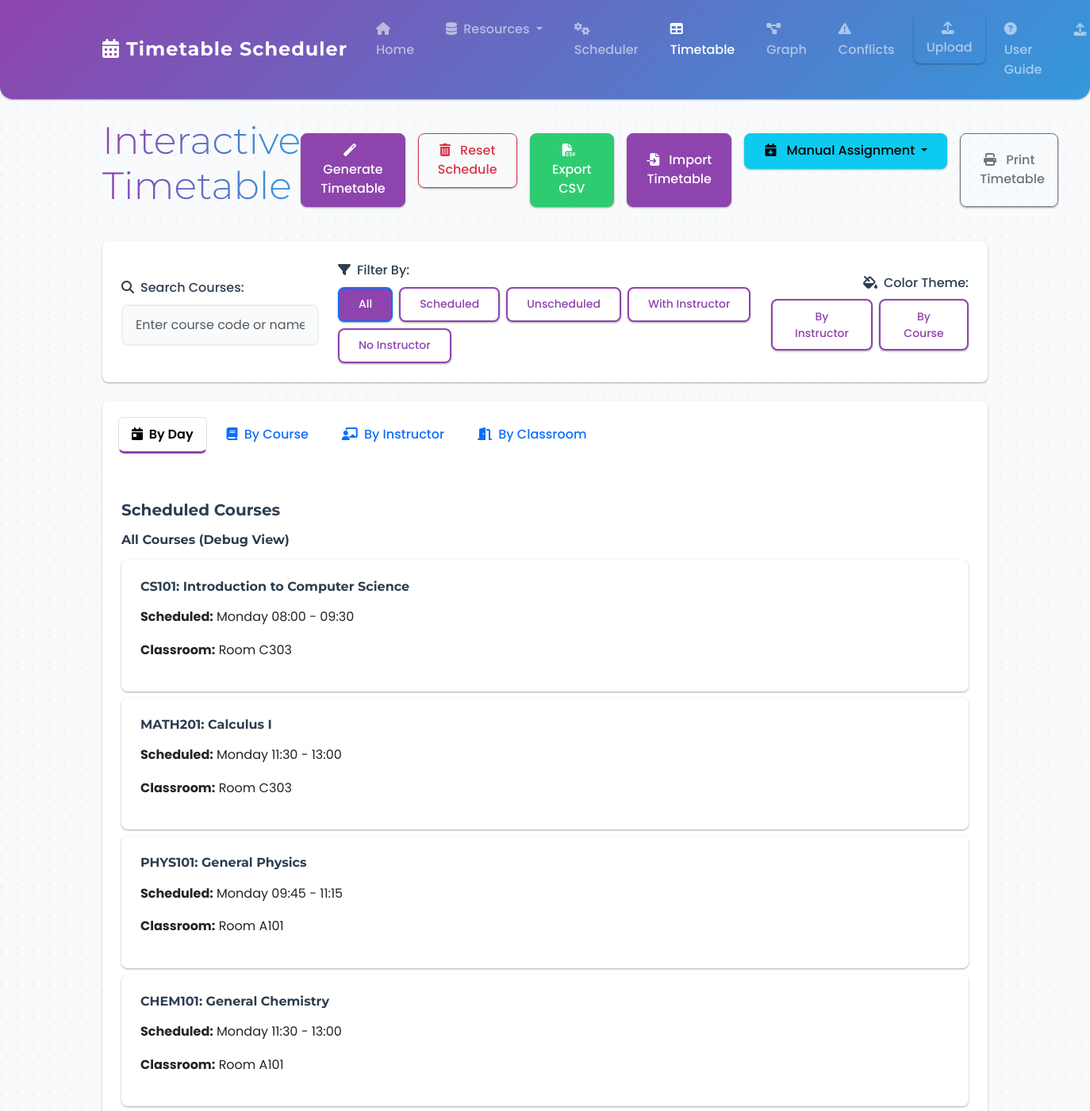
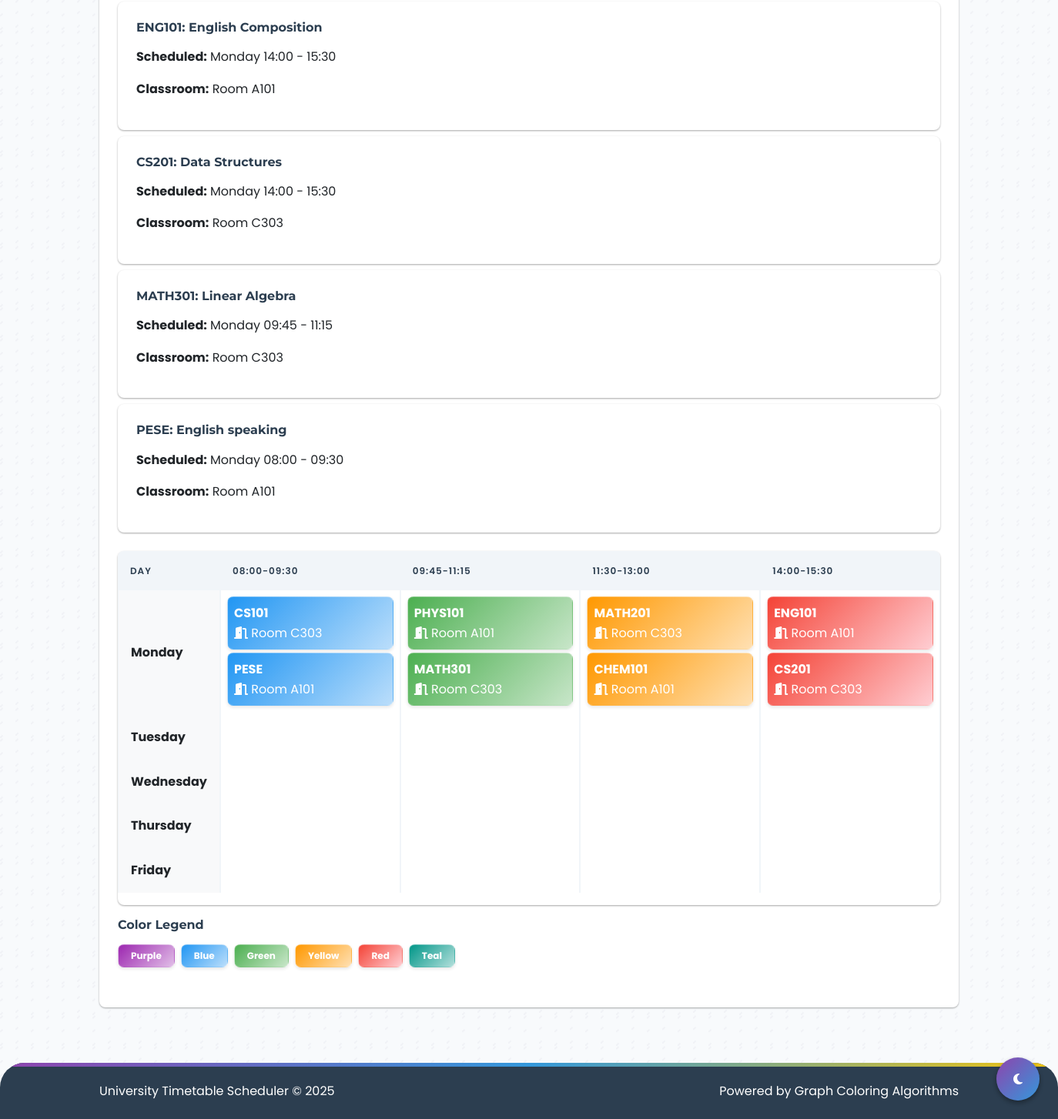
Page /timetable on the committed database (2 pictures, top to bottom).
### backend/models.py (models this page shows, shortened)
class Course(db.Model):
    __tablename__ = 'course'
    id = db.Column(db.Integer, primary_key=True)
    code = db.Column(db.String(20), unique=True, nullable=False)
    name = db.Column(db.String(100), nullable=False)
    instructor_id = db.Column(db.Integer, db.ForeignKey('instructor.id'))
    time_slot_id = db.Column(db.Integer, db.ForeignKey('time_slot.id'))
    classroom_id = db.Column(db.Integer, db.ForeignKey('classroom.id'))
    instructor = db.relationship('Instructor', back_populates='courses')
    time_slot = db.relationship('TimeSlot', back_populates='courses')
    classroom = db.relationship('Classroom', back_populates='courses')
    students = db.relationship('Student', secondary='enrollments', back_populates='courses')
    materials = db.relationship('CourseMaterial', back_populates='course', cascade='all, delete-orphan')

class TimeSlot(db.Model):
    __tablename__ = 'time_slot'
    id = db.Column(db.Integer, primary_key=True)
    day = db.Column(db.String(10), nullable=False)
    start_time = db.Column(db.Time, nullable=False)
    end_time = db.Column(db.Time, nullable=False)
    courses = db.relationship('Course', back_populates='time_slot')
    def __str__(self):
        return f"{self.day} {self.start_time.strftime('%H:%M')} - {self.end_time.strftime('%H:%M')}"

class Classroom(db.Model):
    __tablename__ = 'classroom'
    id = db.Column(db.Integer, primary_key=True)
    name = db.Column(db.String(50), nullable=False)
    capacity = db.Column(db.Integer, nullable=False)
    courses = db.relationship('Course', back_populates='classroom')

### backend/routes/scheduler.py (the view)
@scheduler_bp.route('/timetable')
def timetable():    # Check for unscheduled courses
    unscheduled_count = Course.query.filter_by(time_slot_id=None).count()
    if unscheduled_count > 0:
        flash(f'There are {unscheduled_count} unscheduled courses. View them in the Unscheduled Courses section.', 'warning')
    days = ['Monday', 'Tuesday', 'Wednesday', 'Thursday', 'Friday']
    time_slots = TimeSlot.query.order_by(TimeSlot.day, TimeSlot.start_time).all()
    courses = Course.query.all()
    instructors = Instructor.query.all()
    classrooms = Classroom.query.all()    # Group time slots by day
    time_slots_by_day = {}
    for day in days:
        time_slots_by_day[day] = [ts for ts in time_slots if ts.day == day]
    return render_template('timetable.html',
                          days=days,
                          time_slots=time_slots,
                          time_slots_by_day=time_slots_by_day,
                          courses=courses,
                          instructors=instructors,
                          classrooms=classrooms)

### templates/timetable.html (shortened to what this page needs)
{% extends "base.html" %}
{% block content %}
<div class="row">
    <div class="col-md-12">
        <div class="d-flex justify-content-between align-items-center mb-4">
            <h1 class="display-5">Interactive Timetable</h1>
            <div class="d-flex gap-2">
                <form action="{{ url_for('scheduler.run_scheduler') }}" method="POST">
                    <button class="btn btn-primary" type="submit">
                        <i class="fas fa-magic me-2"></i> Generate Timetable
                    </button>
                </form>
                <form action="{{ url_for('scheduler.reset_schedule') }}" method="POST" class="ms-2">
                    <button class="btn btn-outline-danger confirm-action" type="submit">
                        <i class="fas fa-trash-alt me-2"></i> Reset Schedule
                    </button>
                </form>
                <a href="{{ url_for('scheduler.export_timetable') }}" class="btn btn-success ms-2">
                    <i class="fas fa-file-csv me-2"></i> Export CSV
                </a>
                <button class="btn btn-primary ms-2" type="button" data-bs-toggle="modal" data-bs-target="#importTimetableModal">
                    <i class="fas fa-file-import me-2"></i> Import Timetable
                </button>
                <div class="dropdown ms-2">
                    <button class="btn btn-info dropdown-toggle" type="button" id="manualAssignDropdown" data-bs-toggle="dropdown" aria-expanded="false">
                        <i class="fas fa-calendar-plus me-2"></i> Manual Assignment
                    </button>
                </div>
                <button class="btn btn-outline-secondary ms-2" onclick="window.print()">
                    <i class="fas fa-print me-2"></i> Print Timetable
                </button>
            </div>
        </div>
        <div class="card mb-4 animate-on-scroll fade-in-up">
            <div class="card-body">
                <div class="row align-items-center">
                    <div class="col-md-3">
                        <label for="filterInput" class="form-label"><i class="fas fa-search me-2"></i>Search Courses:</label>
                        <input type="text" class="form-control" id="filterInput" placeholder="Enter course code or name">
                    </div>
                    <div class="col-md-6">
                        <label class="form-label mb-2"><i class="fas fa-filter me-2"></i>Filter By:</label>
                        <div class="d-flex flex-wrap gap-2">
                            <button class="btn btn-sm btn-outline-primary filter-btn active" data-filter="all">All</button>
                            <button class="btn btn-sm btn-outline-primary filter-btn" data-filter="scheduled">Scheduled</button>
                            <button class="btn btn-sm btn-outline-primary filter-btn" data-filter="unscheduled">Unscheduled</button>
                            <button class="btn btn-sm btn-outline-primary filter-btn" data-filter="instructor">With Instructor</button>
                            <button class="btn btn-sm btn-outline-primary filter-btn" data-filter="no-instructor">No Instructor</button>
                        </div>
                    </div>
                    <div class="col-md-3 text-end">
                        <label class="form-label mb-2"><i class="fas fa-fill-drip me-2"></i>Color Theme:</label>
                        <div class="d-flex justify-content-end gap-2">
                            <button class="btn btn-sm btn-outline-primary" id="colorByInstructor">By Instructor</button>
                            <button class="btn btn-sm btn-outline-primary" id="colorByCourse">By Course</button>
                        </div>
                    </div>
                </div>
            </div>
        </div>
        <div class="card animate-on-scroll fade-in-up">
            <div class="card-header">
                <ul class="nav nav-tabs card-header-tabs" id="timetableTab" role="tablist">
                    <li class="nav-item" role="presentation">
                        <button class="nav-link active" id="by-day-tab" data-bs-toggle="tab" data-bs-target="#by-day" type="button" role="tab">
                            <i class="fas fa-calendar-day me-1"></i> By Day
                        </button>
                    </li>
                    <li class="nav-item" role="presentation">
                        <button class="nav-link" id="by-course-tab" data-bs-toggle="tab" data-bs-target="#by-course" type="button" role="tab">
                            <i class="fas fa-book me-1"></i> By Course
                        </button>
                    </li>
                    <li class="nav-item" role="presentation">
                        <button class="nav-link" id="by-instructor-tab" data-bs-toggle="tab" data-bs-target="#by-instructor" type="button" role="tab">
                            <i class="fas fa-chalkboard-teacher me-1"></i> By Instructor
                        </button>
                    </li>
                    <li class="nav-item" role="presentation">
                        <button class="nav-link" id="by-classroom-tab" data-bs-toggle="tab" data-bs-target="#by-classroom" type="button" role="tab">
                            <i class="fas fa-door-open me-1"></i> By Classroom
                        </button>
                    </li>
                </ul>
            </div>
            <div class="card-body">
                <div class="tab-content" id="timetableTabContent">
                    <div class="tab-pane fade show active" id="by-day" role="tabpanel">
                        <h5>Scheduled Courses</h5>
                        <div class="mb-4">
                            <h6>All Courses (Debug View)</h6>
                            {% for course in courses %}
                                <div class="card mb-2">
                                    <div class="card-body">
                                        <h6>{{ course.code }}: {{ course.name }}</h6>
                                        {% if course.time_slot %}
                                            <p><strong>Scheduled:</strong> {{ course.time_slot.day }} {{ course.time_slot.start_time.strftime('%H:%M') }} - {{ course.time_slot.end_time.strftime('%H:%M') }}</p>
                                            {% if course.classroom %}
                                                <p><strong>Classroom:</strong> {{ course.classroom.name }}</p>
                                            {% endif %}
                                        {% else %}
                                            <p class="text-danger"><strong>Not scheduled</strong></p>
                                        {% endif %}
                                    </div>
                                </div>
                            {% endfor %}
                        </div>
                        {% set days = ['Monday', 'Tuesday', 'Wednesday', 'Thursday', 'Friday'] %}
                        {% set colors = ['purple', 'blue', 'green', 'yellow', 'red', 'teal'] %}
                        <div class="table-responsive">
                            <table class="table table-bordered">
                                <thead class="table-light">
                                    <tr>
                                        <th width="120">Day</th>
                                        <th>08:00-09:30</th>
                                        <th>09:45-11:15</th>
                                        <th>11:30-13:00</th>
                                        <th>14:00-15:30</th>
                                    </tr>
                                </thead>
                                <tbody>
                                    {% for day in days %}
                                        <tr>
                                            <td class="fw-bold bg-light">{{ day }}</td>
                                            <td class="p-2" style="min-height: 80px; vertical-align: top;">
                                                {% for course in courses %}
                                                    {% if course.time_slot and course.time_slot.day == day and course.time_slot.start_time.strftime('%H:%M') == '08:00' %}
                                                        <div class="course-block blue mb-1">
                                                            <strong>{{ course.code }}</strong>
                                                            {% if course.classroom %}
                                                                <div><i class="fas fa-door-open"></i> {{ course.classroom.name }}</div>
                                                            {% endif %}
                                                        </div>
                                                    {% endif %}
                                                {% endfor %}
                                            </td>
                                            <td class="p-2" style="min-height: 80px; vertical-align: top;">
                                                {% for course in courses %}
                                                    {% if course.time_slot and course.time_slot.day == day and course.time_slot.start_time.strftime('%H:%M') == '09:45' %}
                                                        <div class="course-block green mb-1">
                                                            <strong>{{ course.code }}</strong>
                                                            {% if course.classroom %}
                                                                <div><i class="fas fa-door-open"></i> {{ course.classroom.name }}</div>
                                                            {% endif %}
                                                        </div>
                                                    {% endif %}
                                                {% endfor %}
                                            </td>
                                            <td class="p-2" style="min-height: 80px; vertical-align: top;">
                                                {% for course in courses %}
                                                    {% if course.time_slot and course.time_slot.day == day and course.time_slot.start_time.strftime('%H:%M') == '11:30' %}
                                                        <div class="course-block yellow mb-1">
                                                            <strong>{{ course.code }}</strong>
                                                            {% if course.classroom %}
                                                                <div><i class="fas fa-door-open"></i> {{ course.classroom.name }}</div>
                                                            {% endif %}
                                                        </div>
                                                    {% endif %}
                                                {% endfor %}
                                            </td>
                                            <td class="p-2" style="min-height: 80px; vertical-align: top;">
                                                {% for course in courses %}
                                                    {% if course.time_slot and course.time_slot.day == day and course.time_slot.start_time.strftime('%H:%M') == '14:00' %}
                                                        <div class="course-block red mb-1">
                                                            <strong>{{ course.code }}</strong>
                                                            {% if course.classroom %}
                                                                <div><i class="fas fa-door-open"></i> {{ course.classroom.name }}</div>
                                                            {% endif %}
                                                        </div>
                                                    {% endif %}
                                                {% endfor %}
                                            </td>
                                        </tr>
                                    {% endfor %}
                                </tbody>
                            </table>
                        </div>
                        <div class="mt-3">
                            <h6>Color Legend</h6>
                            <div class="d-flex flex-wrap gap-2">
                                {% for color in colors %}
                                    <span class="badge course-block {{ color }} px-3 py-2">{{ color.title() }}</span>
                                {% endfor %}
                            </div>
                        </div>
                    </div>
                </div>
            </div>
        </div>
    </div>
</div>
{% endblock %}

### rows in the picture
Course: code "CS101", name "Introduction to Computer Science", time_slot.day "Monday", time_slot.start_time "08:00", time_slot.end_time "09:30", classroom.name "Room C303"
Course: code "MATH201", name "Calculus I", time_slot.day "Monday", time_slot.start_time "11:30", time_slot.end_time "13:00", classroom.name "Room C303"
Course: code "PHYS101", name "General Physics", time_slot.day "Monday", time_slot.start_time "09:45", time_slot.end_time "11:15", classroom.name "Room A101"
Course: code "CHEM101", name "General Chemistry", time_slot.day "Monday", time_slot.start_time "11:30", time_slot.end_time "13:00", classroom.name "Room A101"
Course: code "ENG101", name "English Composition", time_slot.day "Monday", time_slot.start_time "14:00", time_slot.end_time "15:30", classroom.name "Room A101"
Course: code "CS201", name "Data Structures", time_slot.day "Monday", time_slot.start_time "14:00", time_slot.end_time "15:30", classroom.name "Room C303"
Course: code "MATH301", name "Linear Algebra", time_slot.day "Monday", time_slot.start_time "09:45", time_slot.end_time "11:15", classroom.name "Room C303"
Course: code "PESE", name "English speaking", time_slot.day "Monday", time_slot.start_time "08:00", time_slot.end_time "09:30", classroom.name "Room A101"

### other values in the picture
{{ day }} "Monday" "Tuesday" "Wednesday" "Thursday" "Friday"
{{ color.title() }} "Purple" "Blue" "Green" "Yellow" "Red" "Teal"
